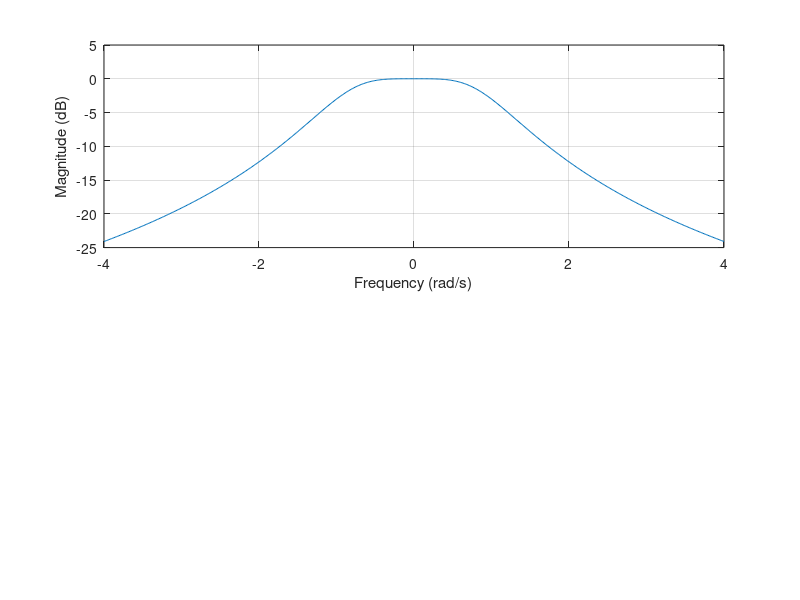

Write MATLAB code to recreate this figure. (Note: this script raises an error after producing the figure.)
%% filter parameters
n = 2; % order of butterworth filter
fc = 11500; % set your cutoff frequency
fund_freq = 10e3; % fundamental frequency
third_harm_freq = 30e3; % third harmonic frequency

% a for poles (or factors from textbook)
switch n
    case 1
        a = [1 1]; % first order
    case 2
        a = [1 1.414 1]; % second order
    case 3
        a = conv([1 1], [1 1 1]); % third order
    case 4
        a = conv([1 0.765 1], [1 1.848 1]); % fourth order
end

% b for zeros
b = 1;

%% calculate normalized frequency response
range = ceil(third_harm_freq/fc) + 1;
w = linspace(-range,range,500);
h = freqs(b,a,w);
mag = 20*log10(abs(h)); %% convert magnitude to dB
%phase = angle(h);
%phasedeg = phase*180/pi;

%% plot frequency response
% normalized frequency response
subplot(2,1,1)
plt1 = plot(w,mag);
xlim([w(1) w(length(w))]);
grid on
xlabel('Frequency (rad/s)')
ylabel('Magnitude (dB)')
xline(1); % 3dB frequency (at cutoff frequency)


subplot(2,1,2)
plt2 = plot(fc*w,mag);
xlim([fc*w(1) fc*w(length(w))]);
plt2ax = ancestor(plt2(1), 'axes'); plt2ax.XAxis.Exponent = 0;
grid on
xlabel('Frequency (Hz)')
ylabel('Magnitude (dB)')
xline(fc,'b',{'Cutoff frequency'}); % 3dB frequency (at cutoff frequency)
xline(fund_freq,'r',{'Fundamental frequency'}); % first harmonic
xline(third_harm_freq,'m',{'3rd harmonic'}); % third harmonic

set(gcf, 'WindowState', 'maximized');

% phase response
%plot(w,phasedeg)
%grid on
%xlabel('Frequency (rad/s)')
%ylabel('Phase (degrees)')

%% determine gains at desired frequencies
vq = interp1(fc*w, mag, [fc fund_freq third_harm_freq]);

message = ['Attenuation at cutoff frequency: ', num2str(vq(1)), ' dB'];
disp(message);

message = ['Attenuation at fundamental frequency: ', num2str(vq(2)), ' dB'];
disp(message);

message = ['Attenuation at third harmonic: ', num2str(vq(3)), ' dB'];
disp(message);

switch (abs(vq(2)) < 2) 
    case 1
        temp = 'Yes';
    case 0
        temp = 'No';
end
message = ['The loss of the fundamental frequency due to filtering is less than 2 dB: ', temp];
disp(message);

message = ['Output of harmonics is at least ', num2str(-(vq(3)-vq(2))), ' dB below fundamental frequency'];
disp(message);

switch (abs(vq(3)-vq(2)) > 13.46) 
    case 1
        temp = 'Yes';
    case 0
        temp = 'No';
end
message = ['This meets the required attentuation from filtering (at least 13.46 dB): ', temp];
disp(message);
